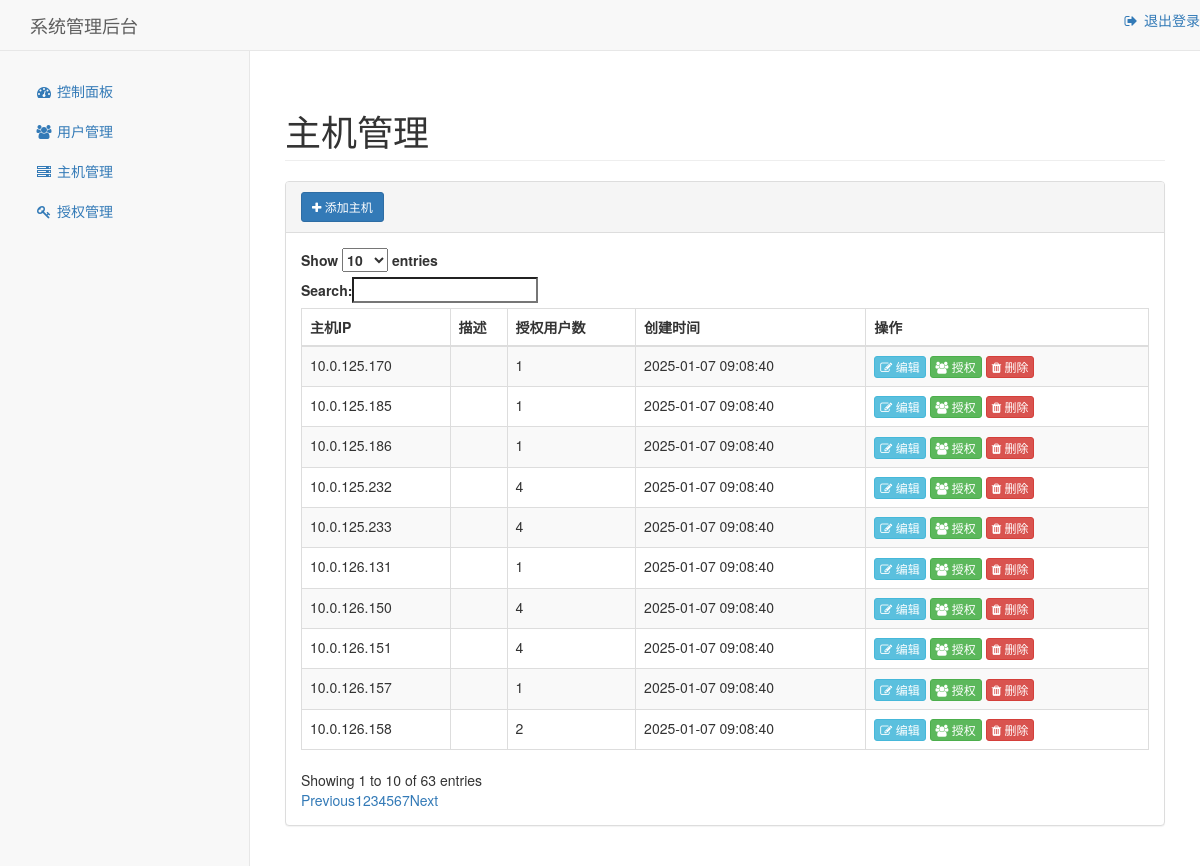
The page /admin/hosts (signed in) on the database its author committed.
### tables this page shows
CREATE TABLE hosts
                 (host TEXT PRIMARY KEY,
                  description TEXT,
                  created_at DATETIME DEFAULT CURRENT_TIMESTAMP);

### app.py (the view, shortened to what this page needs)
@app.route('/admin/hosts', methods=['GET', 'POST'])
@login_check
def admin_hosts():
    db = get_db()
    user = db.execute('SELECT is_admin FROM users WHERE username = ?',
                     (session["username"],)).fetchone()
    if not user['is_admin']:
        return redirect('/index')
    hosts = db.execute('''
        SELECT h.host, h.description, h.created_at,
               COUNT(uh.username) as user_count
        FROM hosts h
        LEFT JOIN user_hosts uh ON h.host = uh.host
        GROUP BY h.host
        ORDER BY h.created_at DESC
    ''').fetchall()
    return render_template('admin/hosts.html', hosts=hosts)

### app.py (called while the page is built)
def get_db():
    if 'db' not in g:
        g.db = sqlite3.connect('users.db')
        g.db.row_factory = sqlite3.Row
    return g.db

def login_check(func):#登录检查装饰器
    @wraps(func)
    def wrapper(*args,**kwargs):
        username = session.get('username',None)
        if not username:
            return redirect('/')
        return func(*args,**kwargs)
    return wrapper

### templates/admin/hosts.html (shortened to what this page needs)
{% extends "admin/layout.html" %}
{% block content %}
<div class="row">
    <div class="col-lg-12">
        <h1 class="page-header">主机管理</h1>
        <div class="panel panel-default">
            <div class="panel-heading">
                <button type="button" class="btn btn-primary btn-sm" data-toggle="modal" data-target="#addModal">
                    <i class="fa fa-plus"></i> 添加主机
                </button>
            </div>
            <div class="panel-body">
                <div class="table-responsive">
                    <table class="table table-striped table-bordered table-hover" id="hostTable">
                        <thead>
                            <tr>
                                <th>主机IP</th>
                                <th>描述</th>
                                <th>授权用户数</th>
                                <th>创建时间</th>
                                <th>操作</th>
                            </tr>
                        </thead>
                        <tbody>
                            {% for host in hosts %}
                            <tr>
                                <td>{{ host.host }}</td>
                                <td>{{ host.description or '' }}</td>
                                <td>{{ host.user_count }}</td>
                                <td>{{ host.created_at }}</td>
                                <td>
                                    <button class="btn btn-xs btn-info edit-host"
                                            data-host="{{ host.host }}"
                                            data-desc="{{ host.description or '' }}">
                                        <i class="fa fa-edit"></i> 编辑
                                    </button>
                                    <button class="btn btn-xs btn-success view-auth" data-host="{{ host.host }}">
                                        <i class="fa fa-users"></i> 授权
                                    </button>
                                    <button class="btn btn-xs btn-danger delete-host" data-host="{{ host.host }}">
                                        <i class="fa fa-trash"></i> 删除
                                    </button>
                                </td>
                            </tr>
                            {% endfor %}
                        </tbody>
                    </table>
                </div>
            </div>
        </div>
    </div>
</div>
{% endblock %}

### rows shown on the page
hosts: host "10.0.125.170", user_count "1", created_at "2025-01-07 09:08:40"
hosts: host "10.0.125.185", user_count "1", created_at "2025-01-07 09:08:40"
hosts: host "10.0.125.186", user_count "1", created_at "2025-01-07 09:08:40"
hosts: host "10.0.125.232", user_count "4", created_at "2025-01-07 09:08:40"
hosts: host "10.0.125.233", user_count "4", created_at "2025-01-07 09:08:40"
hosts: host "10.0.126.131", user_count "1", created_at "2025-01-07 09:08:40"
hosts: host "10.0.126.150", user_count "4", created_at "2025-01-07 09:08:40"
hosts: host "10.0.126.151", user_count "4", created_at "2025-01-07 09:08:40"
hosts: host "10.0.126.157", user_count "1", created_at "2025-01-07 09:08:40"
hosts: host "10.0.126.158", user_count "2", created_at "2025-01-07 09:08:40"
